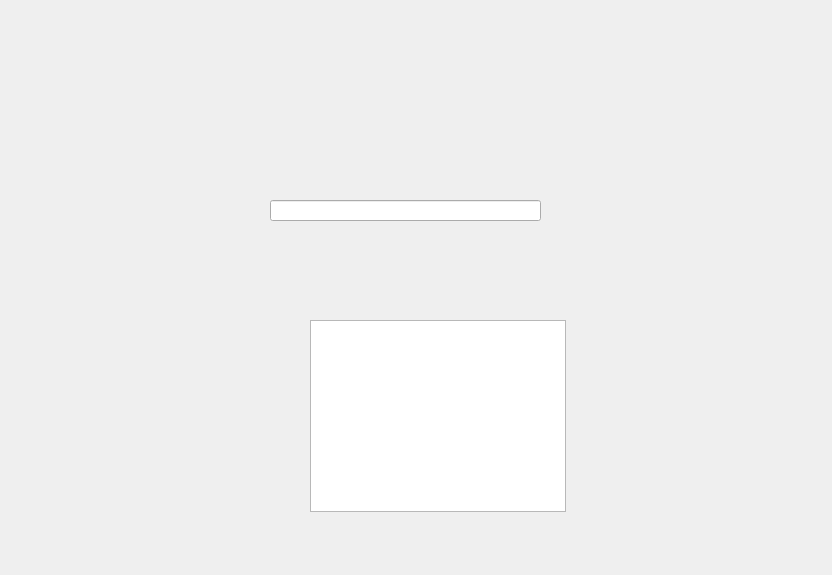
<?xml version="1.0" encoding="UTF-8"?>
<ui version="4.0">
 <class>Form</class>
 <widget class="QWidget" name="Form">
  <property name="geometry">
   <rect>
    <x>0</x>
    <y>0</y>
    <width>832</width>
    <height>575</height>
   </rect>
  </property>
  <property name="windowTitle">
   <string>Form</string>
  </property>
  <widget class="QLineEdit" name="lineEdit">
   <property name="geometry">
    <rect>
     <x>270</x>
     <y>200</y>
     <width>271</width>
     <height>21</height>
    </rect>
   </property>
  </widget>
  <widget class="QTableWidget" name="tableWidget">
   <property name="geometry">
    <rect>
     <x>310</x>
     <y>320</y>
     <width>256</width>
     <height>192</height>
    </rect>
   </property>
  </widget>
 </widget>
 <resources/>
 <connections/>
</ui>
